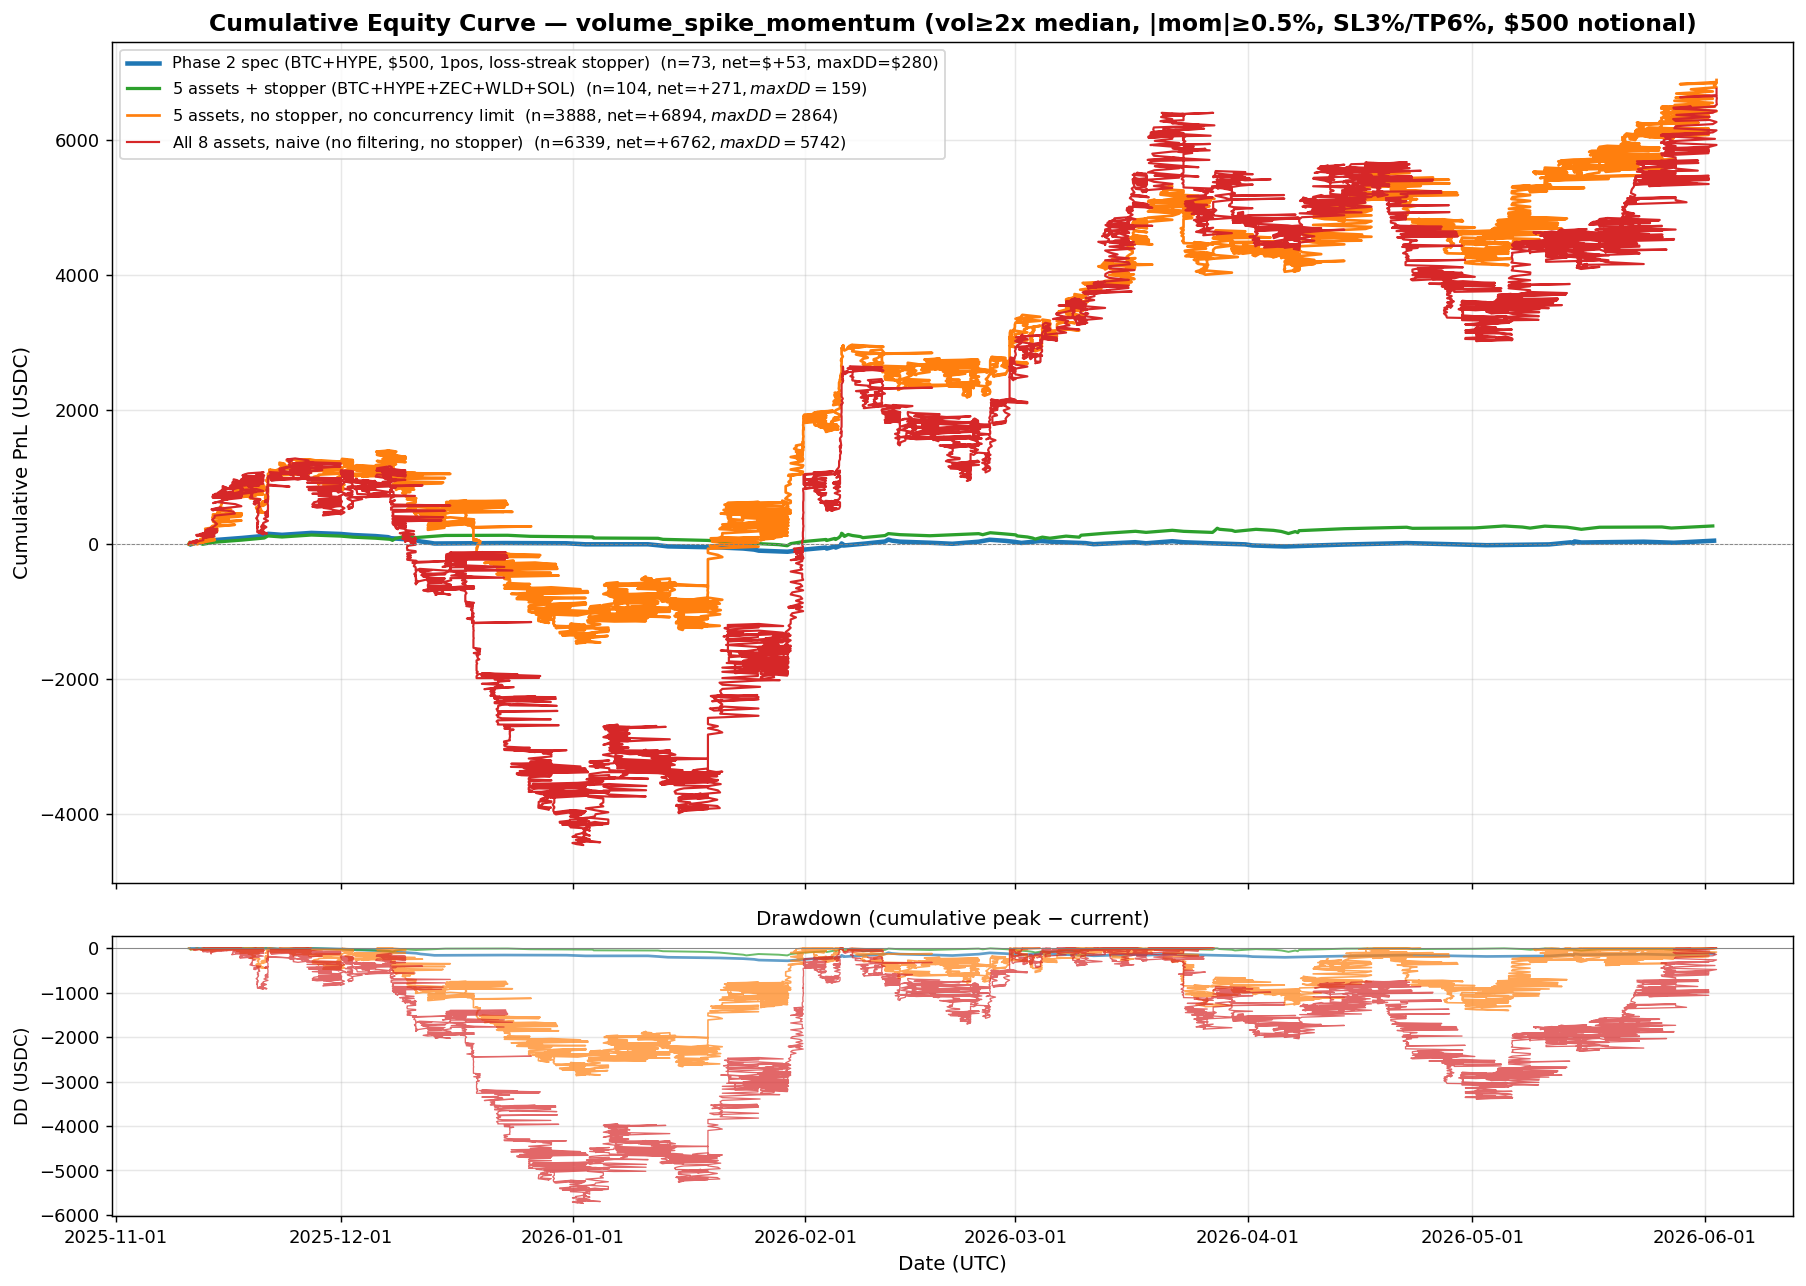

The Python source for this figure:
"""Phase 2 戦略 (volume_spike_momentum) の累積equity曲線描画.

複数シナリオを同じ図で比較:
1. Phase 2実装通り: BTC+HYPE のみ、 ノーション$500、 3連敗ストッパー
2. backtest 5 EV+銘柄全部: BTC+HYPE+ZEC+WLD+SOL、 ノーション$500、 ストッパーなし
3. 全8銘柄: ストッパーなし (Phase 2前 = naiveバージョン)

時系列順に trade を並べて 累積PnLを描く。
"""
import json
from datetime import datetime, timezone
from pathlib import Path

import matplotlib
matplotlib.use('Agg')
import matplotlib.pyplot as plt
import matplotlib.dates as mdates

import data_fetcher
from strategies import strat_volume_spike_momentum
from engine import run_simulation

PARAMS = {'vol_lookback': 20, 'vol_mult': 2.0, 'mom_lookback': 5, 'mom_threshold': 0.5}
SL, TP, NOTIONAL = 3.0, 6.0, 500


def collect_trades(assets, all_data, with_loss_streak_stopper=True, max_concurrent=1):
    """全銘柄 × 全 OOS期間 で trade を集めて時系列にソート."""
    all_trades = []
    for a in assets:
        candles = all_data[a]['candles']
        funding = all_data[a].get('funding', [])
        ents = strat_volume_spike_momentum(candles, funding, **PARAMS)
        trades = run_simulation(candles, ents, SL, TP, NOTIONAL, 'none')
        for t in trades:
            t['asset'] = a
            t['entry_t'] = int(candles[t['entry_idx']]['t'])
            # exit time: entry + bars_held * 1h
            t['exit_t'] = t['entry_t'] + t['bars_held'] * 3600 * 1000
            all_trades.append(t)
    # 時系列順
    all_trades.sort(key=lambda x: x['entry_t'])

    # 同時ポジ制限 + 連敗ストッパー適用
    if max_concurrent or with_loss_streak_stopper:
        accepted = []
        active = []  # (exit_t, ...)
        recent_results = []  # 直近N件の win/loss
        streak_stop_until = 0  # 連敗ストッパー解除時刻 (ms)
        for t in all_trades:
            # 終了した active を取り除く
            active = [a for a in active if a['exit_t'] > t['entry_t']]
            # 連敗ストッパー判定
            if with_loss_streak_stopper and t['entry_t'] < streak_stop_until:
                continue
            # 同時ポジ判定
            if max_concurrent and len(active) >= max_concurrent:
                continue
            accepted.append(t)
            active.append(t)
            # 連敗カウント更新
            recent_results.append(1 if t['realized_usd'] > 0 else 0)
            if len(recent_results) >= 3 and sum(recent_results[-3:]) == 0:
                streak_stop_until = t['exit_t'] + 6 * 3600 * 1000  # 6h stop
        return accepted
    return all_trades


def build_curve(trades):
    """累積equity曲線データ生成."""
    if not trades:
        return [], []
    eq = 0
    points = [(datetime.fromtimestamp(trades[0]['entry_t']/1000, tz=timezone.utc), 0)]
    for t in trades:
        eq += t['realized_usd']
        points.append((datetime.fromtimestamp(t['exit_t']/1000, tz=timezone.utc), eq))
    times = [p[0] for p in points]
    eqs = [p[1] for p in points]
    return times, eqs


def main():
    ASSETS_ALL = ['BTC', 'ETH', 'SOL', 'HYPE', 'LINK', 'ZEC', 'WLD', 'NEAR']
    print('Loading data...')
    all_data = {}
    for a in ASSETS_ALL:
        candles = data_fetcher.fetch_candles(a, '1h', 5000)
        funding = data_fetcher.fetch_funding_history(a, 5000)
        # 全期間 (IS+OOS) を使う = 208日
        all_data[a] = {'candles': candles, 'funding': funding}

    print('Running scenarios...')
    scenarios = {
        'Phase 2 spec (BTC+HYPE, $500, 1pos, loss-streak stopper)': {
            'assets': ['BTC', 'HYPE'],
            'with_loss_streak_stopper': True,
            'max_concurrent': 1,
            'color': '#1f77b4',
            'lw': 2.5,
        },
        '5 assets + stopper (BTC+HYPE+ZEC+WLD+SOL)': {
            'assets': ['BTC', 'HYPE', 'ZEC', 'WLD', 'SOL'],
            'with_loss_streak_stopper': True,
            'max_concurrent': 1,
            'color': '#2ca02c',
            'lw': 1.8,
        },
        '5 assets, no stopper, no concurrency limit': {
            'assets': ['BTC', 'HYPE', 'ZEC', 'WLD', 'SOL'],
            'with_loss_streak_stopper': False,
            'max_concurrent': None,
            'color': '#ff7f0e',
            'lw': 1.5,
        },
        'All 8 assets, naive (no filtering, no stopper)': {
            'assets': ASSETS_ALL,
            'with_loss_streak_stopper': False,
            'max_concurrent': None,
            'color': '#d62728',
            'lw': 1.2,
        },
    }

    fig, (ax1, ax2) = plt.subplots(2, 1, figsize=(14, 10), sharex=True,
                                     gridspec_kw={'height_ratios': [3, 1]})

    summaries = []
    for name, cfg in scenarios.items():
        trades = collect_trades(cfg['assets'], all_data,
                                with_loss_streak_stopper=cfg['with_loss_streak_stopper'],
                                max_concurrent=cfg['max_concurrent'])
        times, eqs = build_curve(trades)
        if not eqs:
            continue
        # max drawdown
        peak = eqs[0]; max_dd = 0
        for e in eqs:
            peak = max(peak, e)
            max_dd = max(max_dd, peak - e)
        ax1.plot(times, eqs, label=f'{name}  (n={len(trades)}, net=${eqs[-1]:+.0f}, maxDD=${max_dd:.0f})',
                 color=cfg['color'], linewidth=cfg['lw'])
        # ドローダウンチャート (under)
        dd_curve = []
        peak_cum = eqs[0]
        for e in eqs:
            peak_cum = max(peak_cum, e)
            dd_curve.append(-(peak_cum - e))
        ax2.plot(times, dd_curve, color=cfg['color'], linewidth=cfg['lw']*0.6, alpha=0.7)
        summaries.append({
            'name': name, 'n': len(trades), 'net': round(eqs[-1], 2),
            'max_dd': round(max_dd, 2),
            'ev_per_trade': round(eqs[-1] / len(trades), 2) if len(trades) else 0,
        })

    ax1.axhline(0, color='gray', linewidth=0.5, linestyle='--')
    ax1.set_title('Cumulative Equity Curve — volume_spike_momentum (vol≥2x median, |mom|≥0.5%, SL3%/TP6%, $500 notional)',
                  fontsize=13, fontweight='bold')
    ax1.set_ylabel('Cumulative PnL (USDC)', fontsize=11)
    ax1.legend(loc='upper left', fontsize=9)
    ax1.grid(True, alpha=0.3)
    ax1.xaxis.set_major_formatter(mdates.DateFormatter('%Y-%m-%d'))

    ax2.axhline(0, color='gray', linewidth=0.5)
    ax2.set_title('Drawdown (cumulative peak − current)', fontsize=11)
    ax2.set_ylabel('DD (USDC)', fontsize=10)
    ax2.set_xlabel('Date (UTC)', fontsize=11)
    ax2.grid(True, alpha=0.3)
    ax2.xaxis.set_major_formatter(mdates.DateFormatter('%Y-%m-%d'))

    plt.tight_layout()
    out_path = Path(__file__).parent / 'equity_curve.png'
    plt.savefig(out_path, dpi=130, bbox_inches='tight')
    print(f'saved: {out_path}')

    # サマリ表示
    print('\n=== Summary ===')
    for s in summaries:
        print(f'  {s["name"]:55} n={s["n"]:>4}  net=${s["net"]:>+7.2f}  EV/t=${s["ev_per_trade"]:>+5.2f}  maxDD=${s["max_dd"]:>6.0f}')


if __name__ == '__main__':
    main()
